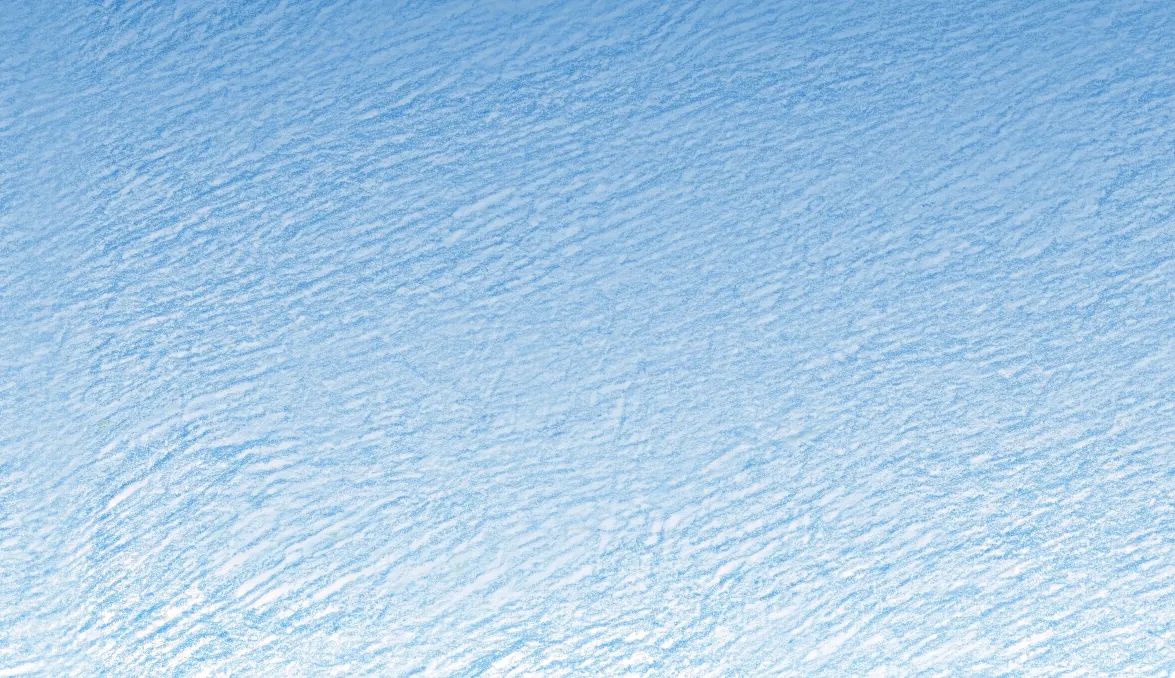
#> input picture images/balade/ciel.webp, 1175 x 678 px, found by its file name
$ python ciel-saisons.py
#> lines starting #> are read from the running program, lines starting #| are printed output that depends on the picture
"""Le ciel de chaque saison, tiré de la texture de ciel (images/balade/ciel.webp, déjà raccordée
sur elle-même) : on garde son grain de crayon et on remplace son dégradé, ligne par ligne.
Écrit images/ciel/{ete,automne,hiver,pluie,arrivee}.webp et ciel.json (couleurs du haut et du bas)."""
import json, cv2, numpy as np
from PIL import Image
s = np.array(Image.open('images/balade/ciel.webp').convert('RGB')).astype(np.float32)
H = s.shape[0]
#> H = 678
# le grain : la luminosité de chaque point par rapport à celle de sa ligne (une seule valeur par
# point : les couleurs viennent du nouveau dégradé)
L = s.mean(2)
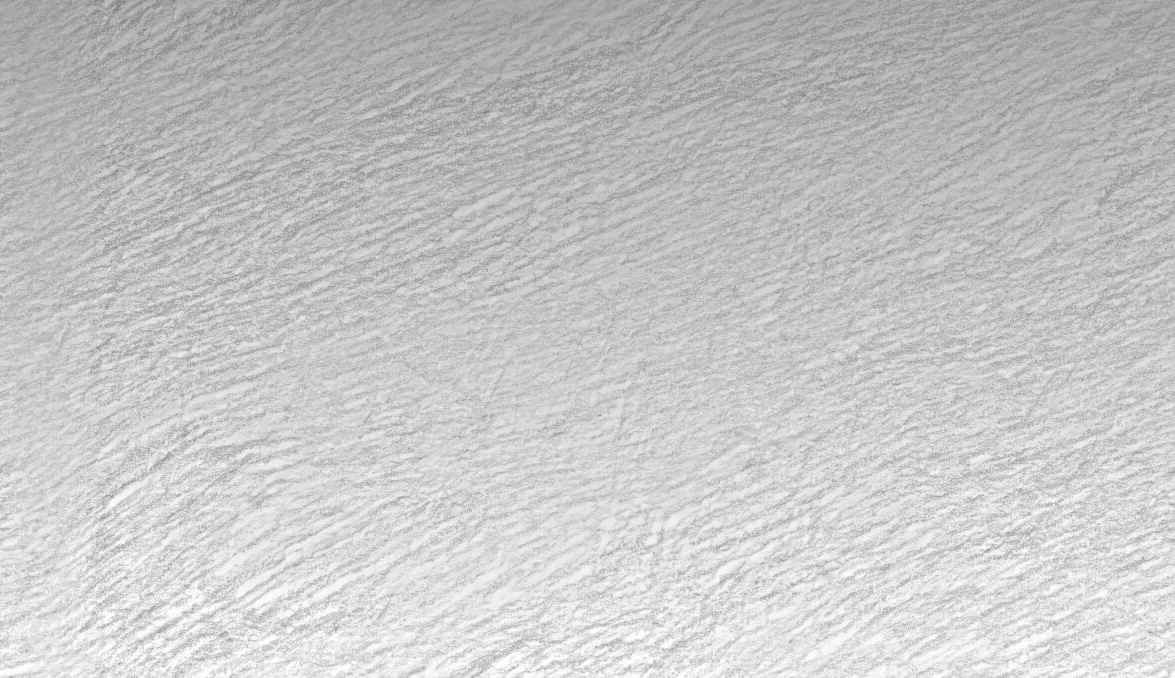
#> L: shape (678, 1175) float32; min 119, max 255, mean 198.7
grain = (L / np.maximum(cv2.GaussianBlur(L.mean(1, keepdims=True), (0, 0), 6), 1))[..., None]
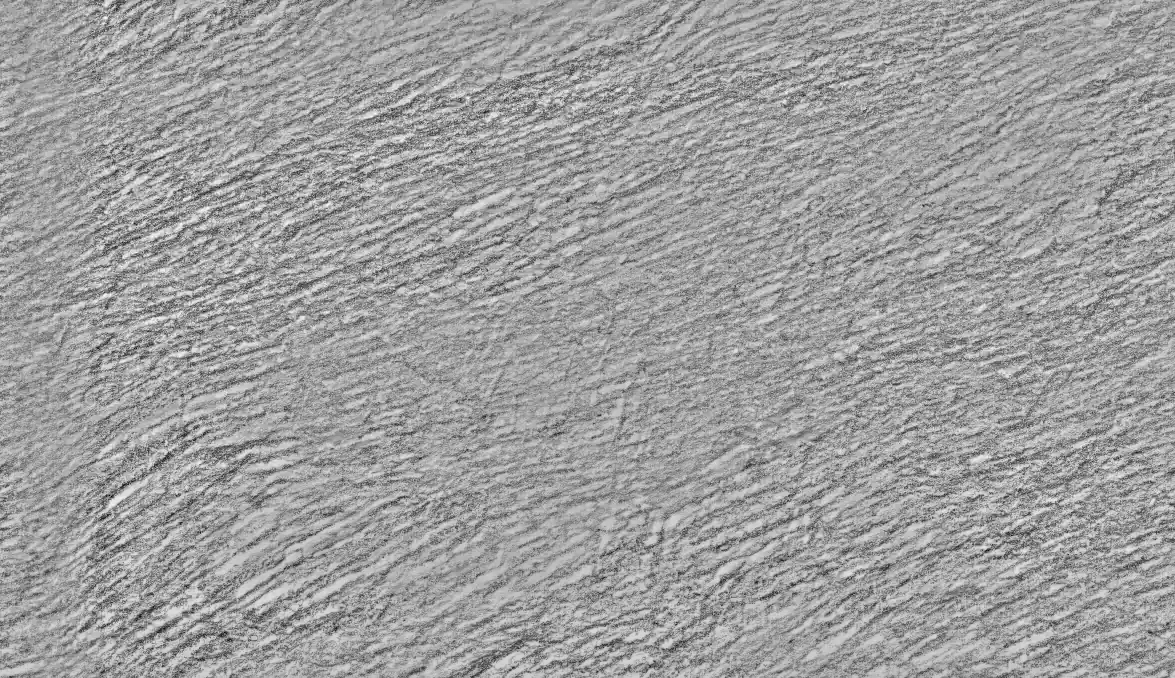
#> grain: shape (678, 1175, 1) float32; min 0.65, max 1.21, mean 1; drawn with min black and max white
STOPS = {  # haut, milieu, bas
    'automne': [(38, 86, 168), (112, 152, 196), (250, 212, 168)],
    'hiver': [(92, 128, 176), (162, 186, 212), (236, 241, 247)],
    'pluie': [(74, 86, 104), (122, 132, 148), (192, 197, 204)],
    'arrivee': [(48, 70, 168), (196, 136, 170), (255, 196, 126)],
}
meta = {}
def save(name, img):
#> called with name = 'ete'
    img = cv2.resize(np.clip(img, 0, 255), (round(img.shape[1] * 0.75), round(img.shape[0] * 0.75)), interpolation=cv2.INTER_AREA)
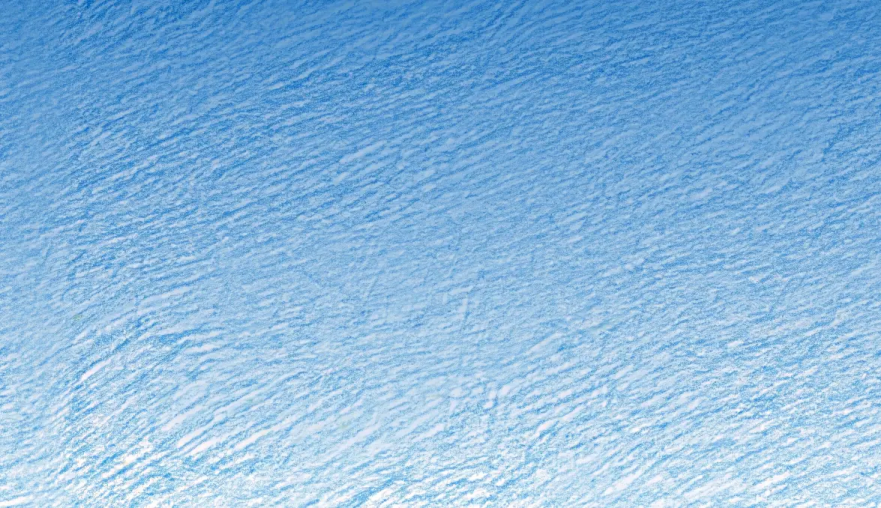
#> img: shape (508, 881, 3) float32; mean of channels 0, 1, 2 165.1, 200.9, 230.1; drawn with min black and max white
    Image.fromarray(img.astype(np.uint8)).save(f'images/ciel/{name}.webp', quality=80, method=6)
    meta[name] = {'haut': img[:3].reshape(-1, 3).mean(0).round().tolist(), 'bas': img[-3:].reshape(-1, 3).mean(0).round().tolist()}
    print(name, img.shape[1], 'x', img.shape[0])
#| ete 881 x 508
save('ete', s)
t = np.arange(H) / (H - 1)
#> t = 678 values from 0 to 1
for name, (a, b, c) in STOPS.items():
    a, b, c = map(np.array, (a, b, c))
    u = np.clip(t * 2, 0, 1)[:, None]; v = np.clip(t * 2 - 1, 0, 1)[:, None]
    target = np.where((t < 0.5)[:, None], a * (1 - u) + b * u, b * (1 - v) + c * v)[:, None, :]
    # le grain compte moins dans les tons clairs (sinon il blanchit trop)
    save(name, target * (1 + (grain - 1) * 0.9))
#> this loop made 4 passes
#> pass 1, in save (call 2), `img = cv2.resize(np.clip(img, 0, 255), (round(img.shape[1] * 0.75), ro..`:
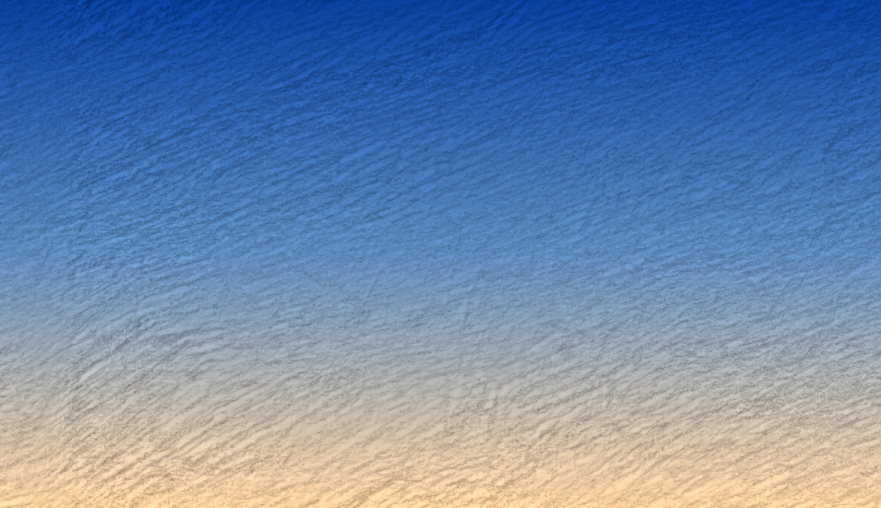
#> img: shape (508, 881, 3) float64; mean of channels 0, 1, 2 127.9, 150.5, 182; drawn with min black and max white
#> pass 2, in save (call 3), `img = cv2.resize(np.clip(img, 0, 255), (round(img.shape[1] * 0.75), ro..`:
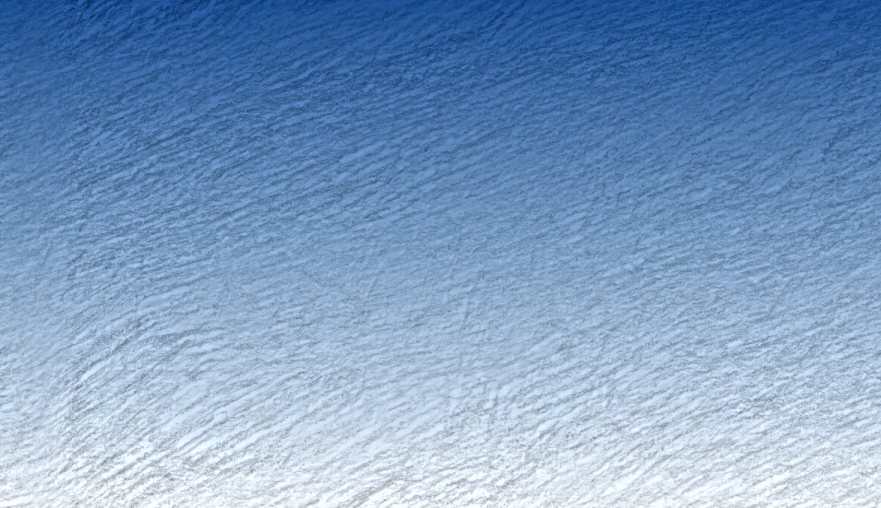
#> img: shape (508, 881, 3) float64; mean of channels 0, 1, 2 163, 185.2, 211.6; drawn with min black and max white
#> pass 2, in save (call 3), `Image.fromarray(img.astype(np.uint8)).save(f'images/ciel/{name}.webp',..`:
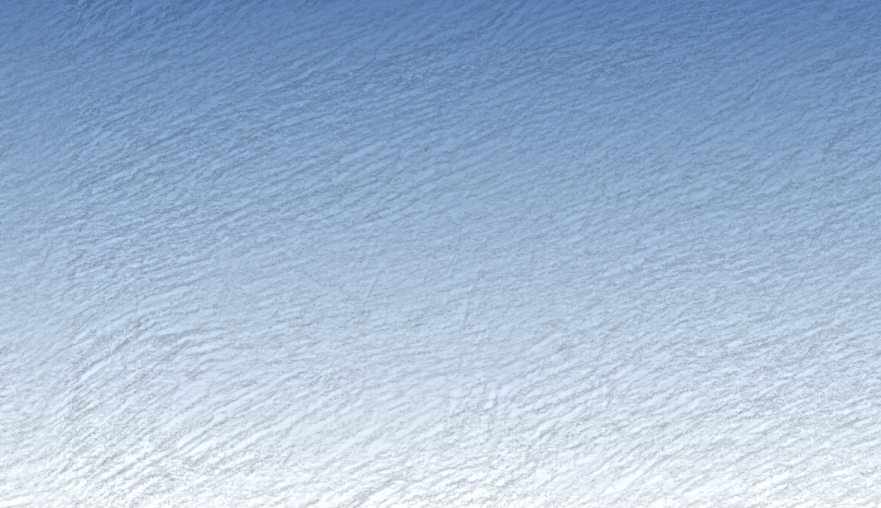
#> saved as hiver.webp: PIL image 881x508 RGB; mean R, G, B 162.5, 184.7, 211
json.dump(meta, open('images/ciel/ciel.json', 'w'))

$ run again, with images/balade/cochon.webp copied over images/balade/ciel.webp
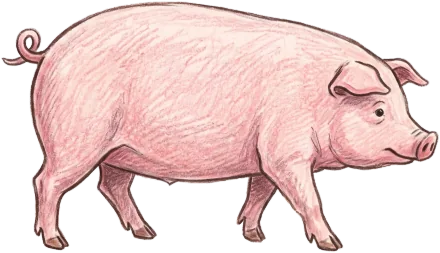
#> input picture images/balade/cochon.webp, 440 x 253 px, found by its file name
#> `grain = (L / np.maximum(cv2.GaussianBlur(L.mean(1, keepdims=True), (0,..`:
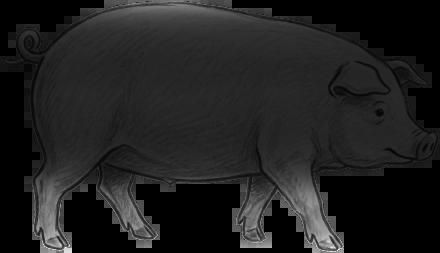
#> grain: shape (253, 440, 1) float32; min 0, max 7.85, mean 0.992; drawn with min black and max white
#| ete 330 x 190
#> the loop `for name, (a, b, c) in STOPS.items():` made 4 passes
#> pass 2, in save (call 3), `img = cv2.resize(np.clip(img, 0, 255), (round(img.shape[1] * 0.75), ro..`:
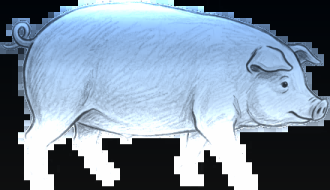
#> img: shape (190, 330, 3) float64; mean of channels 0, 1, 2 129.3, 146.6, 164.4; drawn with min black and max white
